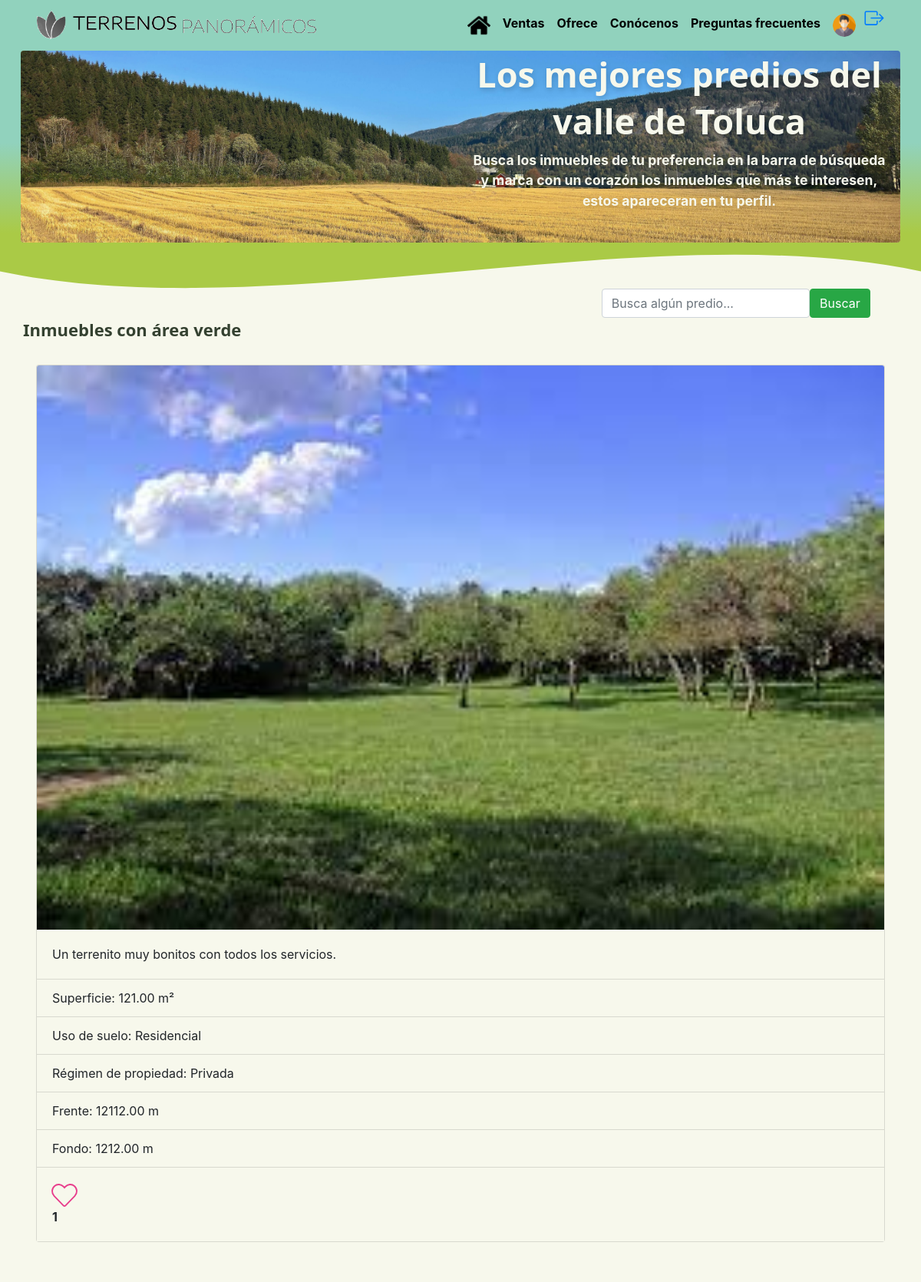
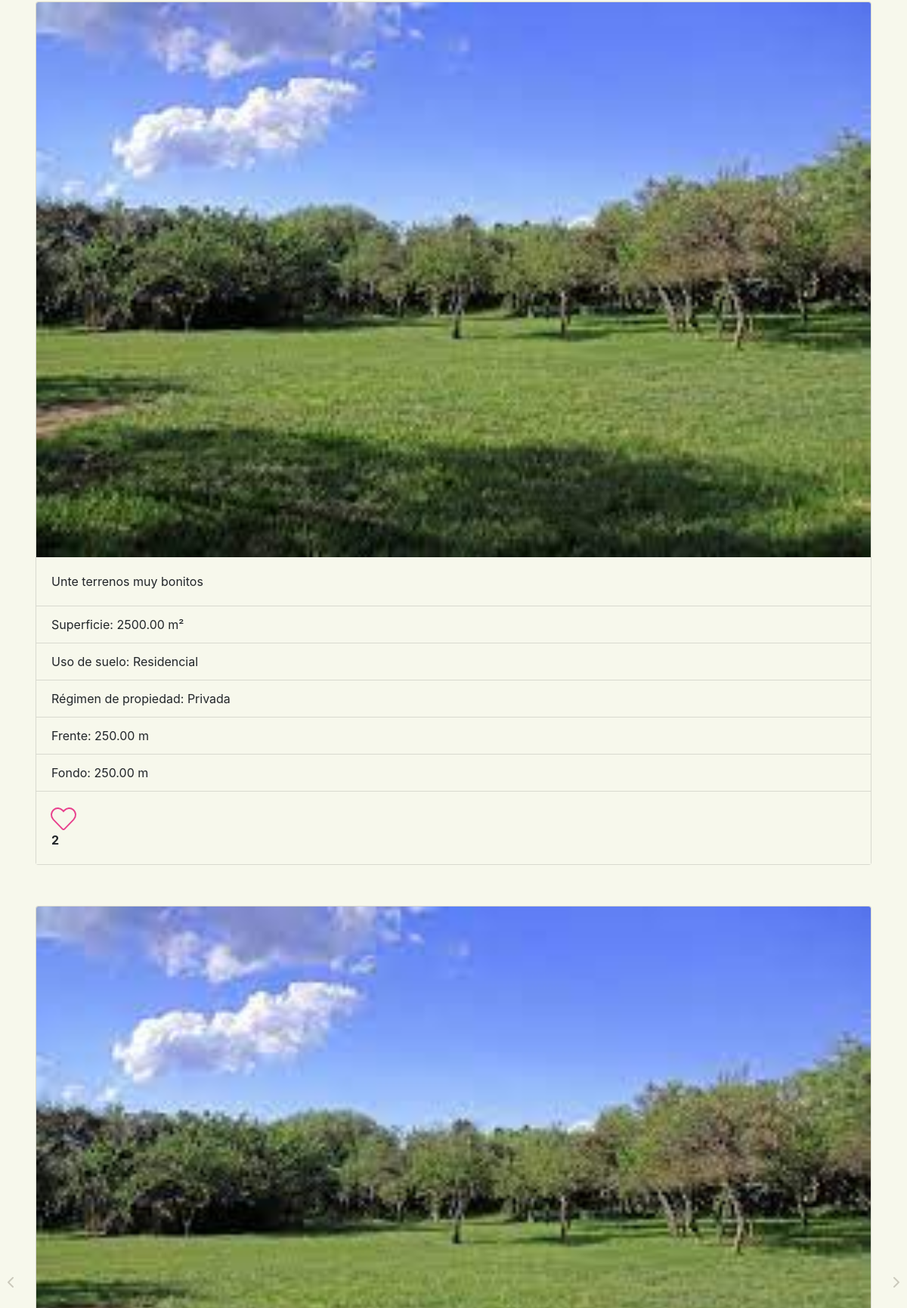
The page /ventas/catalogo/ (signed in, upper part) on the database its author committed (2 pictures, top to bottom).
### ventas/models.py (models this page shows, shortened)
class Inmueble(models.Model):
    user = models.ForeignKey(User, on_delete=models.CASCADE, related_name='inmuebles')
    profile = models.ForeignKey('users.Profile', on_delete=models.CASCADE)
    surface= models.DecimalField(max_digits=19, decimal_places=2)
    front = models.DecimalField(max_digits=15, decimal_places=2)
    bottom = models.DecimalField(max_digits=15, decimal_places=2)
    price = models.DecimalField(max_digits=6,
                                decimal_places=2)
    totalprice = models.DecimalField(max_digits=19, decimal_places=2)
    description = models.TextField(max_length=500, blank=True)
    photo = models.ImageField(upload_to='ventas/photos_terrenos')
    created = models.DateTimeField(auto_now_add=True)
    modified = models.DateTimeField(auto_now=True)
    interesados = models.ManyToManyField(User, default = None, blank = True, related_name='meInteresan')
    PRIVADA = 'Privada'
    EJIDAL= 'Ejidal'
    COMUNAL='Comunal'
    REGIMEN_PROPIEDAD = [
        (PRIVADA,'Privada'),
        (EJIDAL,'Ejidal'),
        (COMUNAL,'Comunal')
    ]
    regimen_propiedad = models.CharField(
        max_length=15,
        choices=REGIMEN_PROPIEDAD,
        default=PRIVADA
    )
    RESIDENCIAL = 'Residencial'
    ACTIVIDADES_PRODUCTIVAS= 'Actividades Productivas'
    EQUIPAMIENTO='Equipamiento'
    INFRAESTRUCTURA= 'Infraestructura'
    AREA_VERDE= 'Area Verde'
    OTRO= 'Otro'
    USO_SUELO = [
        (RESIDENCIAL,'Residencial'),
        (ACTIVIDADES_PRODUCTIVAS,'Actividades Productivas'),
        (EQUIPAMIENTO,'Equipamiento'),
        (INFRAESTRUCTURA,'Infraestructura'),
        (AREA_VERDE,'Area Verde'),
        (OTRO,'Otro')
    ]
    uso_suelo = models.CharField(
        max_length=25,
        choices=USO_SUELO,
        default=AREA_VERDE
    )
    OFERTA = 'Oferta'
    SOLICITUD= 'Solicitud'
    VENDIDO='Vendido'
    STATUS = [
        (OFERTA,'Oferta'),
        (SOLICITUD,'Solicitud'),
        (VENDIDO,'Vendido')
    ]
    status = models.CharField(
        max_length=10,
        choices=STATUS,
        default=SOLICITUD
    )

### ventas/views.py (the view, shortened to what this page needs)
# urls.py: path('ventas/catalogo/', catalogo_views.catalogo_view , name ='catalogo' ),
@login_required
def catalogo_view(request):
    inmuebles = Inmueble.objects.filter(status__exact='Oferta')
    querset = request.GET.get("buscar")
    return render(request, 'ventas/catalogo.html', {'inmuebles':inmuebles})

### templates/ventas/catalogo.html (shortened to what this page needs)
{% extends "base.html" %}
{% load static %}
{% block head_content %}
<link rel="stylesheet" href="{% static 'css/Ventas.css' %}" >
<link rel="stylesheet" href="https://cdn.jsdelivr.net/npm/normalize.css@8.0.1/normalize.min.css">
<link rel="stylesheet" href="https://cdn.jsdelivr.net/npm/glider-js@1.7.3/glider.min.css">
{% endblock %}
{% block container %}
    <main id="main">
      <div id="carousel" class="carousel" >
        <div class="carousel-inner">
          <div class="carousel-item active">
          <div style="
                      background: transparent linear-gradient(180deg, #91D2BD 48%, #AACA46 95%) 0% 0% no-repeat padding-box;">
            <img src="{% static 'img/ventas/portada-ventas.jpg' %}" class="img-fluid  rounded mx-auto d-block">
          </div>
          <div class="overlay" id="overlay">
            <div class="container">
              <div class="row align-items-center">
                  <div class="col-md-6 offset-md-6 text-right">
                    <h1 id="titulo">Los mejores predios del valle de Toluca</h1>
                    <strong><p id="titulo_des" class="d-none d-md-block">
                      Busca los inmuebles de tu preferencia en la barra de búsqueda y
                      marca con un corazón los inmuebles que más te interesen, estos apareceran en tu perfil.
                    </p></strong>
                  </div>
              </div>
            </div>
          </div>
      </div>
        <div class="wave" style="height: 60px;
                                overflow: hidden;
                                background-color: #AACA46">
        <svg viewBox="0 0 500 80"
                               5 preserveAspectRatio="none"
            style="height: 100%; width: 100%;" >
             <path id="cambio" d="M0.00,49.98 C150.00,150.00 349.20,-50.00 500.00,49.98 L500.00,80.00 L0.00,80.00 Z"
             style="stroke: none; fill: #fff;"></path>
        </svg>
      </div>
      </div>
    </main>
    <div class="row justify-content-center">
      <div class="col-md-4 offset-md-7">
        <div class="container-fluid">
          <form class="d-flex" method="GET">
            <input class="form-control me-2" type="search" placeholder="Busca algún predio..." aria-label="Search" name="buscar"
                   value="{{request.GET.buscar}}" >
            <button class="btn btn-success" type="submit">Buscar</button>
          </form>
        </div>
      </div>
    </div>
    <h2 id="Subtitulo">Inmuebles con área verde</h2>
  <div class="">
    <div class="carousel__contenedor">
      <button aria-label="Anterior" id="carousel__anterior">
        <i class="fas fa-chevron-left"></i>
      </button>
      <div class="carousel__lista">
        {% for inmueble in inmuebles %}
                {% include "ventas/terreno.html" %}
        {% endfor %}
      </div>
      <button aria-label="Siguiente" id="carousel__siguiente">
        <i class="fas fa-chevron-right"></i>
      </button>
    </div>
  </div>
{% endblock %}

### templates/ventas/terreno.html
{%load static%}
<div class="carousel__elemento">
    <div  id="car1" style="padding: 2%;">
        <div id="car1" class="card mb-2">
          <img id="car1" class="card-img-top"
            src="{{ inmueble.photo.url }}" alt="Card image cap">
            <div class="card-body">
              <p class="card-text">{{inmueble.description}}</p>
            </div>
            <ul class="list-group list-group-flush">
              <li id="car1" class="list-group-item">Superficie: {{ inmueble.surface }} m²</li>
              <li id="car1" class="list-group-item">Uso de suelo: {{ inmueble.uso_suelo }}</li>
              <li id="car1" class="list-group-item">Régimen de propiedad: {{ inmueble.regimen_propiedad }}</li>
              <li id="car1" class="list-group-item">Frente: {{ inmueble.front }} m</li>
              <li id="car1" class="list-group-item">Fondo: {{ inmueble.bottom }} m</li>
            </ul>
            <div id="car1" class="card-body">
                {% include 'ventas/me_interesa.html' %}
            </div>
        </div>
    </div>
</div>

### templates/ventas/me_interesa.html (shortened to what this page needs)
{% load static %}
<form action="{% url 'me_interesa'%}" method="POST" class='meInteresa_form' id='{{inmueble.pk}}' >
  {% if user not in inmueble.interesados.all %}
    <button id="car1" class="icono">
      <svg class="heart-main" viewBox="0 0 512 512" width="30" title="heart">
        <path d="M462.3 62.6C407.5 15.9 326 24.3 275.7 76.2L256
        96.5l-19.7-20.3C186.1 24.3 104.5 15.9 49.7 62.6c-62.8
        53.6-66.1 149.8-9.9 207.9l193.5 199.8c12.5 12.9 32.8
        12.9 45.3 0l193.5-199.8c56.3-58.1 53-154.3-9.8-207.9z" />
      </svg>
      <svg class="heart-background" viewBox="0 0 512 512" width="30" title="heart">
        <path d="M462.3 62.6C407.5 15.9 326 24.3 275.7 76.2L256
        96.5l-19.7-20.3C186.1 24.3 104.5 15.9 49.7 62.6c-62.8
        53.6-66.1 149.8-9.9 207.9l193.5 199.8c12.5 12.9 32.8
        12.9 45.3 0l193.5-199.8c56.3-58.1 53-154.3-9.8-207.9z" />
      </svg>
    </button>
  {% endif %}
</form>
<strong class="Strong">{{inmueble.interesados.count}}</strong>

### static/css/Ventas.css (style rules this page uses)
*, *::before, *::after { box-sizing: border-box; }
body { background: #f7f8ec!important; }
.icono { fill: transparent; stroke: var(--pink); stroke-width: 30; cursor: pointer; position: relative; border: none ; background: none; justify-self: right; padding: 0; }
svg { overflow: visible !important; width: 2rem; }
.heart-background { position: absolute; left: 0; right: 0; z-index: -1; stroke: none; }
#Subtitulo { padding-left: 2.5%; font: normal normal bold 22px/30px Segoe UI; letter-spacing: 0px; color: #344130; opacity: 1; }
#car1 { background: #F7F8EC!important; }
.card-text { opacity: 1; }
#titulo { text-align: center; font: normal normal 900 45px/61px Segoe UI; letter-spacing: 0px; color: #F7F8EC; text-shadow: 1px 3px 6px #00000029; opacity: 1; }
#titulo_des { text-align: center; font-size: 1.1rem; font: normal Segoe UI; letter-spacing: 0px; color: #F7F8EC; text-shadow: 1px 3px 6px #00000029; opacity: 1; }
#main .carousel-inner img { max-height: 250px; width: 95.5%; object-fit: cover; filter: grayscale(15%); }
#carousel { position: relative; }
#carousel .overlay { position: absolute; top: 0; bottom: 0; left: 0; right: 0; height: 0px; background-color: rgba(0, 0, 0, 0.5); color: white; }
#carousel .overlay .container, #carousel .overlay .row { height: 100%; }
.carousel__contenedor { position: relative; padding-left:2%; padding-right:2%; }
#carousel__anterior, #carousel__siguiente, #carousel__anterior2, #carousel__siguiente2 { position: absolute; display: block; width: 30px; height: 30px; border: none; top: calc(50% - 35px); cursor: pointer; line-height: 30px; text-align: center; background: none; color: #201202; opacity: 20%; overflow: visible; }
#carousel__anterior, #carousel__anterior2 { left: -0px; }
#carousel__siguiente, #carousel__siguiente2 { right: -0px; }
.carousel__lista, .carousel__lista2 { overflow: hidden; }

### rows shown on the page
Inmueble: photo (picture), description "Un terrenito muy bonitos con todos los servicios.", surface "121.00", uso_suelo "Residencial", regimen_propiedad "Privada", front "12112.00", bottom "1212.00", interesados.count "1"
Inmueble: photo (picture), description "Unte terrenos muy bonitos", surface "2500.00", uso_suelo "Residencial", regimen_propiedad "Privada", front "250.00", bottom "250.00", interesados.count "2"
Inmueble: photo (picture)
